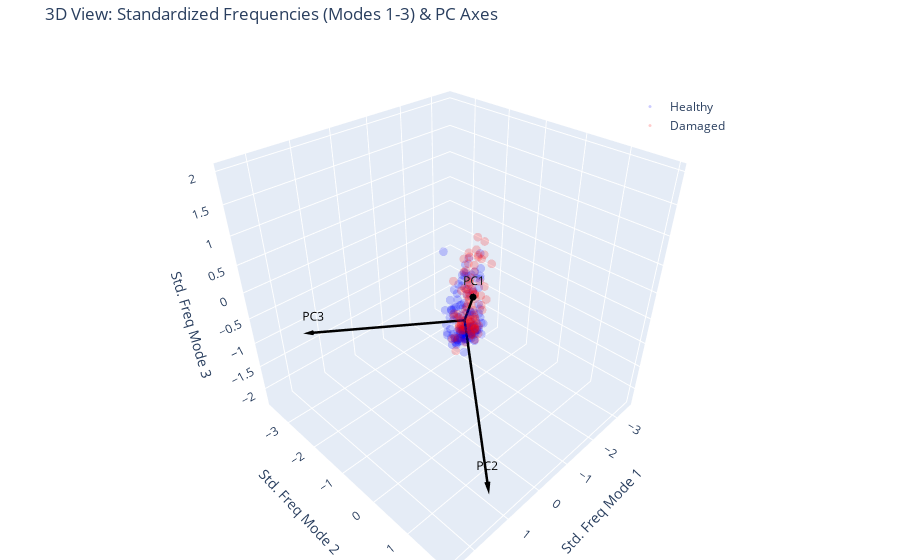

This figure's notebook cell:
### Code cell
import plotly.graph_objects as go
import numpy as np

# 1. Standardize ALL data (using the scaler fitted on healthy data)
X_all_std = scaler.transform(measured_freqs)

# 2. Create Traces
data = []

# Healthy Data
data.append(go.Scatter3d(
    x=X_all_std[train_mask, 0],
    y=X_all_std[train_mask, 1],
    z=X_all_std[train_mask, 2],
    mode='markers',
    marker=dict(size=3, color='blue', opacity=0.2),
    name='Healthy'
))

# Damaged Data
data.append(go.Scatter3d(
    x=X_all_std[~train_mask, 0],
    y=X_all_std[~train_mask, 1],
    z=X_all_std[~train_mask, 2],
    mode='markers',
    marker=dict(size=3, color='red', opacity=0.2),
    name='Damaged'
))

# 3. Add PC Axes (First 3 components)
scale = 3
origin = np.zeros(3)

for i, comp in enumerate(pca.components_[:3]): # Only plot first 3 PCs
    # Vector end point (projected onto first 3 dimensions)
    end = origin + comp[:3] * scale
    
    # Line for the vector
    data.append(go.Scatter3d(
        x=[origin[0], end[0]],
        y=[origin[1], end[1]],
        z=[origin[2], end[2]],
        mode='lines+text',
        line=dict(color='black', width=5),
        text=["", f"PC{i+1}"],
        textposition="top center",
        textfont=dict(size=12, color='black'),
        name=f'PC{i+1}',
        showlegend=False
    ))
    
    # Cone for arrow head
    data.append(go.Cone(
        x=[end[0]], y=[end[1]], z=[end[2]],
        u=[comp[0]], v=[comp[1]], w=[comp[2]],
        sizemode="absolute", sizeref=0.2, anchor="tail",
        showscale=False, colorscale=[[0, 'black'], [1, 'black']],
        name=f'PC{i+1} Arrow',
        showlegend=False
    ))

# 4. Layout
layout = go.Layout(
    title='3D View: Standardized Frequencies (Modes 1-3) & PC Axes',
    scene=dict(
        xaxis_title='Std. Freq Mode 1',
        yaxis_title='Std. Freq Mode 2',
        zaxis_title='Std. Freq Mode 3',
        aspectmode='cube'
    ),
    margin=dict(l=0, r=0, b=0, t=40),
    legend=dict(x=0.7, y=0.9)
)

fig = go.Figure(data=data, layout=layout)
fig.show()

### Figure 1 — Plotly figure (JSON) as saved in the notebook; plotly's stock layout.template omitted (floating-point values rounded to 4 significant figures; data arrays with more than 128 entries replaced by an {"elided": "..."} marker saying what was removed)
{"data": [{"marker": {"color": "blue", "opacity": 0.2, "size": 3}, "mode": "markers", "name": "Healthy", "type": "scatter3d", "x": {"elided": "144 float values"}, "y": {"elided": "144 float values"}, "z": {"elided": "144 float values"}}, {"marker": {"color": "red", "opacity": 0.2, "size": 3}, "mode": "markers", "name": "Damaged", "type": "scatter3d", "x": [-2.255, -2.046, -2.537, -2.259, -1.186, -0.6057, -0.5091, -0.1367, -0.1787, 0.4551, 0.6555, 0.4392, 0.6289, 0.5896, 0.3366, 0.5838, 0.5846, 0.1734, 0.1199, -0.6712, -0.358, -0.1184, -0.4735, -0.3426, -1.225, -1.32, -1.259, -0.7585, -0.6111, -0.1275, 0.07264, 0.4965, 0.3538, 1.003, 0.6243, 1.134, 1.014, 0.8534, 0.5973, 1.151, 0.5546, 0.6767, 0.2034, 0.001107, 0.01792, -0.5282, -0.1996, -0.01796, -0.2971, -0.2951, -0.1811, 0.1798, 0.4426, 0.4377, 0.5781, 0.4631, 0.8939, 0.8059, 0.8377, 0.9825, 0.9203, 1.07, 1.108, 0.6615, 0.5512, 1.096, 0.7093, 0.5473, 0.277, 0.5193, -0.1445, 0.0241, -0.2203, -0.3457, -0.05954, 0.00738, 0.4157, 0.4281, 0.3223, 0.5985, 0.9557, 1.014, 0.6856, 1.002, 1.014, 0.9674, 0.8627, 0.9352, 0.8371, 0.4304, 0.6281, 0.2236, -0.3983, -0.2824, -0.6512, -0.2498], "y": [-2.124, -1.933, -2.641, -2.379, -1.024, -0.7181, -0.1536, 0.06158, 0.2019, 0.3603, 0.6512, 0.6339, 0.6038, 0.536, 0.5666, 0.5984, 0.2101, 0.3466, 0.266, -0.4018, -0.1457, -0.3411, -0.7067, -0.2697, -1.256, -1.173, -0.9817, -0.7523, -0.4618, -0.04838, 0.3163, 0.4764, 0.5573, 0.6235, 0.6429, 1.08, 1.012, 0.9045, 0.6452, 0.9361, 0.667, 0.6871, 0.6899, 0.4306, 0.02163, -0.1331, -0.1386, 0.01934, 0.00602, -0.3956, 0.2069, -0.0217, 0.2432, 0.5428, 0.6092, 0.6384, 1.1, 1.05, 0.984, 1.245, 1.002, 1.005, 1.046, 0.9811, 1.053, 1.186, 0.843, 0.4924, 0.6373, 0.3084, -0.1021, 0.2274, -0.3144, -0.02457, 0.08337, 0.2504, 0.7375, 0.2879, 0.732, 0.6048, 0.83, 0.8584, 0.8788, 0.8519, 1.083, 1.113, 0.7697, 0.8818, 0.9488, 0.4741, 0.6204, 0.4109, -0.08614, -0.1162, -0.2951, -0.3657], "z": [-1.809, -1.66, -1.877, -1.742, -1.083, -0.8858, -0.63, -0.3024, -0.2306, 0.1504, 0.373, 0.2981, 0.8774, 0.611, 0.2074, 0.4617, -0.02119, 0.1077, -0.04453, -0.6885, -0.485, -0.7765, -0.8142, -0.6685, -1.064, -1.127, -1.002, -0.8042, -0.3972, -0.0159, 0.2104, 0.6102, 0.7194, 1.239, 1.105, 1.777, 1.43, 1.174, 1.071, 1.263, 0.9429, 0.919, 0.7035, 0.3545, 0.005471, -0.3136, -0.2757, -0.0552, -0.2031, -0.455, -0.07948, 0.1675, 0.1328, 0.6374, 0.9041, 0.8617, 1.368, 1.637, 1.918, 1.984, 1.571, 1.639, 1.81, 1.63, 1.49, 1.893, 1.028, 0.9159, 0.616, 0.3713, 0.03232, 0.1241, -0.1936, -0.1177, -0.03606, 0.2044, 0.8589, 0.2766, 0.9666, 0.7444, 1.196, 1.638, 1.593, 1.449, 1.535, 1.731, 1.399, 1.334, 1.093, 0.7083, 0.9896, 0.425, -0.3613, -0.1581, -0.5253, -0.361]}, {"line": {"color": "black", "width": 5}, "mode": "lines+text", "name": "PC1", "showlegend": false, "text": ["", "PC1"], "textfont": {"color": "black", "size": 12}, "textposition": "top center", "type": "scatter3d", "x": [0, 1.5], "y": [0, 1.491], "z": [0, 1.5]}, {"anchor": "tail", "colorscale": [[0, "black"], [1, "black"]], "name": "PC1 Arrow", "showlegend": false, "showscale": false, "sizemode": "absolute", "sizeref": 0.2, "type": "cone", "u": [0.5], "v": [0.4969], "w": [0.5001], "x": [1.5], "y": [1.491], "z": [1.5]}, {"line": {"color": "black", "width": 5}, "mode": "lines+text", "name": "PC2", "showlegend": false, "text": ["", "PC2"], "textfont": {"color": "black", "size": 12}, "textposition": "top center", "type": "scatter3d", "x": [0, 1.237], "y": [0, 1.741], "z": [0, -1.657]}, {"anchor": "tail", "colorscale": [[0, "black"], [1, "black"]], "name": "PC2 Arrow", "showlegend": false, "showscale": false, "sizemode": "absolute", "sizeref": 0.2, "type": "cone", "u": [0.4123], "v": [0.5802], "w": [-0.5523], "x": [1.237], "y": [1.741], "z": [-1.657]}, {"line": {"color": "black", "width": 5}, "mode": "lines+text", "name": "PC3", "showlegend": false, "text": ["", "PC3"], "textfont": {"color": "black", "size": 12}, "textposition": "top center", "type": "scatter3d", "x": [0, 2.284], "y": [0, -1.926], "z": [0, -0.1366]}, {"anchor": "tail", "colorscale": [[0, "black"], [1, "black"]], "name": "PC3 Arrow", "showlegend": false, "showscale": false, "sizemode": "absolute", "sizeref": 0.2, "type": "cone", "u": [0.7613], "v": [-0.6421], "w": [-0.04555], "x": [2.284], "y": [-1.926], "z": [-0.1366]}], "layout": {"legend": {"x": 0.7, "y": 0.9}, "margin": {"b": 0, "l": 0, "r": 0, "t": 40}, "scene": {"aspectmode": "cube", "xaxis": {"title": {"text": "Std. Freq Mode 1"}}, "yaxis": {"title": {"text": "Std. Freq Mode 2"}}, "zaxis": {"title": {"text": "Std. Freq Mode 3"}}}, "title": {"text": "3D View: Standardized Frequencies (Modes 1-3) & PC Axes"}}}
